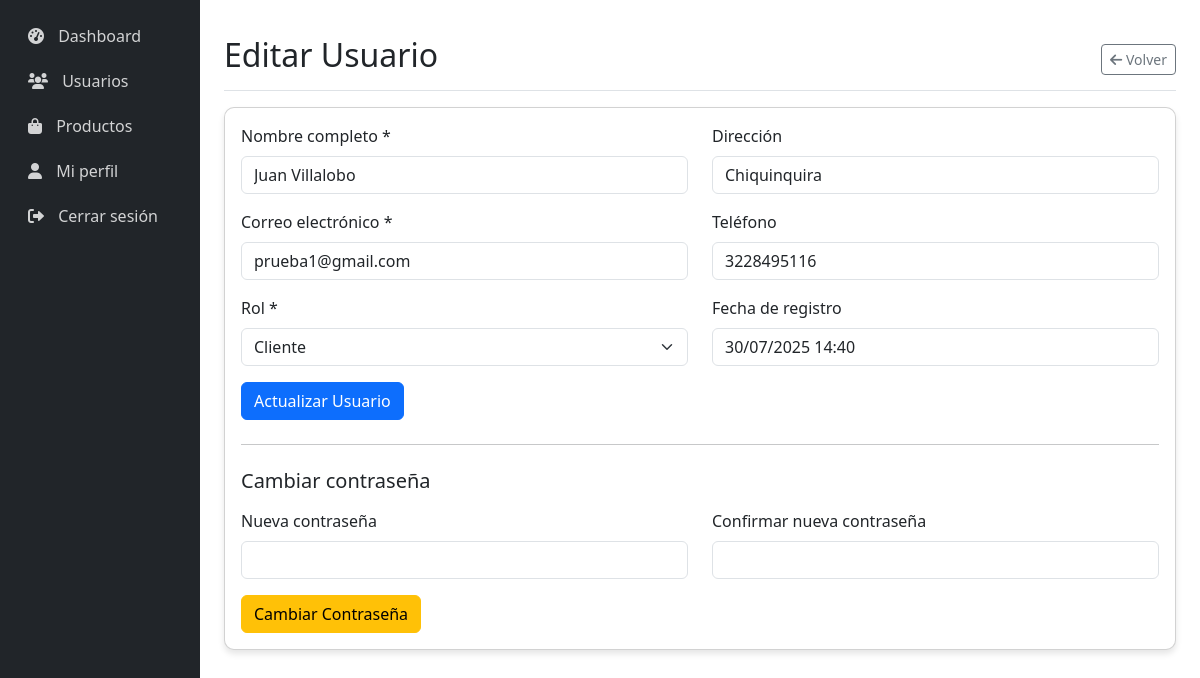
/store/admin/editar-usuario.php?id=2 (signed in), run on the app's committed database.
### tables this page shows
CREATE TABLE `usuarios` (
  `id` int(11) NOT NULL,
  `nombre` varchar(100) NOT NULL,
  `email` varchar(100) NOT NULL,
  `password` varchar(255) NOT NULL,
  `direccion` text DEFAULT NULL,
  `telefono` varchar(20) DEFAULT NULL,
  `rol` enum('admin','cliente') DEFAULT 'cliente',
  `fecha_registro` timestamp NOT NULL DEFAULT current_timestamp()
);

### store/admin/editar-usuario.php (the view, shortened to what this page needs)
<?php
require_once '../config.php';
$usuario_id = $_GET['id'];
$stmt = $conn->prepare("SELECT * FROM usuarios WHERE id = ?");
$stmt->execute([$usuario_id]);
$usuario = $stmt->fetch(PDO::FETCH_ASSOC);
$success = '';
?>
<!DOCTYPE html>
<html lang="es">
<head>
    <link href="https://cdn.jsdelivr.net/npm/bootstrap@5.3.0/dist/css/bootstrap.min.css" rel="stylesheet">
    <link rel="stylesheet" href="https://cdnjs.cloudflare.com/ajax/libs/font-awesome/6.0.0/css/all.min.css">
</head>
<body>
    <div class="container-fluid">
        <div class="row">
            <?php include 'includes/sidebar.php'; ?>
            <main class="col-md-9 ms-sm-auto col-lg-10 px-md-4 main-content">
                <div class="d-flex justify-content-between flex-wrap flex-md-nowrap align-items-center pt-3 pb-2 mb-3 border-bottom">
                    <h1 class="h2">Editar Usuario</h1>
                    <div class="btn-toolbar mb-2 mb-md-0">
                        <a href="usuarios.php" class="btn btn-sm btn-outline-secondary">
                            <i class="fas fa-arrow-left"></i> Volver
                        </a>
                    </div>
                </div>
                <?php if($success): ?>
                    <div class="alert alert-success"><?php echo $success; ?></div>
                <?php else: ?>
                    <div class="card">
                        <div class="card-body">
                            <form method="POST">
                                <div class="row">
                                    <div class="col-md-6">
                                        <div class="mb-3">
                                            <label for="nombre" class="form-label">Nombre completo *</label>
                                            <input type="text" class="form-control" id="nombre" name="nombre" value="<?php echo $usuario['nombre']; ?>" required>
                                        </div>
                                        <div class="mb-3">
                                            <label for="email" class="form-label">Correo electrónico *</label>
                                            <input type="email" class="form-control" id="email" name="email" value="<?php echo $usuario['email']; ?>" required>
                                        </div>
                                        <div class="mb-3">
                                            <label for="rol" class="form-label">Rol *</label>
                                            <select class="form-select" id="rol" name="rol" required>
                                                <option value="cliente" <?php echo $usuario['rol'] == 'cliente' ? 'selected' : ''; ?>>Cliente</option>
                                            </select>
                                        </div>
                                    </div>
                                    <div class="col-md-6">
                                        <div class="mb-3">
                                            <label for="direccion" class="form-label">Dirección</label>
                                            <input type="text" class="form-control" id="direccion" name="direccion" value="<?php echo $usuario['direccion']; ?>">
                                        </div>
                                        <div class="mb-3">
                                            <label for="telefono" class="form-label">Teléfono</label>
                                            <input type="text" class="form-control" id="telefono" name="telefono" value="<?php echo $usuario['telefono']; ?>">
                                        </div>
                                        <div class="mb-3">
                                            <label class="form-label">Fecha de registro</label>
                                            <input type="text" class="form-control" value="<?php echo date('d/m/Y H:i', strtotime($usuario['fecha_registro'])); ?>" readonly>
                                        </div>
                                    </div>
                                </div>
                                <button type="submit" class="btn btn-primary">Actualizar Usuario</button>
                            </form>
                            <hr class="my-4">
                            <h5 class="mb-3">Cambiar contraseña</h5>
                            <form method="POST" action="cambiar-password.php">
                                <div class="row">
                                    <div class="col-md-6">
                                        <div class="mb-3">
                                            <label for="nueva_password" class="form-label">Nueva contraseña</label>
                                            <input type="password" class="form-control" id="nueva_password" name="nueva_password">
                                        </div>
                                    </div>
                                    <div class="col-md-6">
                                        <div class="mb-3">
                                            <label for="confirmar_password" class="form-label">Confirmar nueva contraseña</label>
                                            <input type="password" class="form-control" id="confirmar_password" name="confirmar_password">
                                        </div>
                                    </div>
                                </div>
                                <button type="submit" name="cambiar_password" class="btn btn-warning">Cambiar Contraseña</button>
                            </form>
                        </div>
                    </div>
                <?php endif; ?>
            </main>
        </div>
    </div>
</body>
</html>

### store/admin/editar-usuario.php (style rules this page uses)
.main-content { padding: 20px; }
.card { border-radius: 10px; box-shadow: 0 4px 6px rgba(0, 0, 0, 0.1); margin-bottom: 20px; }

### data on the page
usuarios: nombre "Juan Villalobo", email "prueba1@gmail.com", rol "Cliente", direccion "Chiquinquira", telefono "3228495116", fecha_registro "30/07/2025 14:40"
